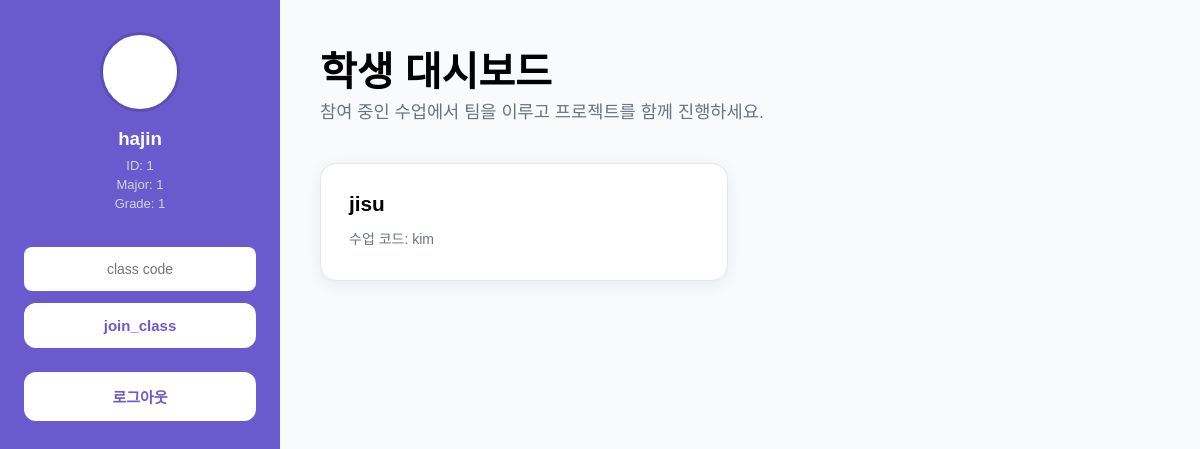
Before: /mainpage_stu (signed in) with the older database file.
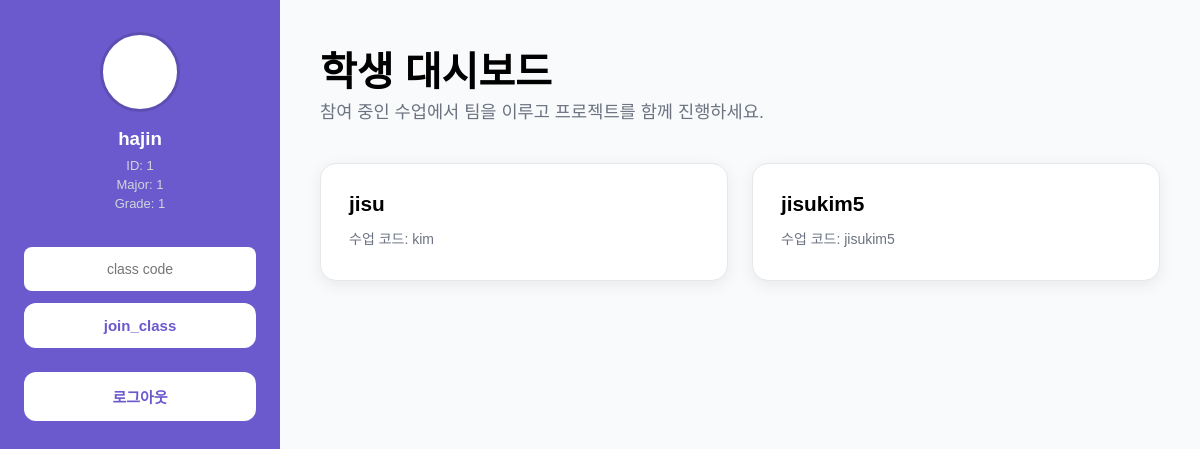
After: the same page with the newer database file.
### tables this page shows
CREATE TABLE "class_info" (
	"class_name"	TEXT NOT NULL,
	"class_code"	TEXT NOT NULL,
	"class_size"	INTEGER NOT NULL,
	"prof_id"	TEXT NOT NULL,
	"current_size"	INTEGER DEFAULT 0,
	PRIMARY KEY("class_code")
);

### main/backend.py (the view)
@app.route('/mainpage_stu')
def mainpage_stu():
        username = session.get("username")
        conn = sqlite3.connect('teample.db')
        cursor = conn.cursor()
        cursor.execute('SELECT class_code FROM class_relationship WHERE username = ?', (username,))
        included_class_codes = cursor.fetchall()
        conn.commit()
        conn.close()
        included_class_info = []
        conn = sqlite3.connect('teample.db')
        cursor = conn.cursor()
        for class_code in included_class_codes:
                cursor.execute('SELECT class_name, class_code, class_size FROM class_info WHERE class_code= ?', (class_code[0],))
                class_info = cursor.fetchone()
                if class_info:
                    included_class_info.append(class_info)
        return render_template("mainpage_stu.html", session=session, included_class_info= included_class_info)

### main/backend.py (called while the page is built)
@app.before_request
def save_logged_in_user():
    username = session.get('username')
    prof_or_stu = session.get('prof_or_stu')
    g.user = None
    if username and prof_or_stu:
        conn = sqlite3.connect('teample.db')
        conn.row_factory = sqlite3.Row
        cursor = conn.cursor()
        if prof_or_stu == 'student':
            cursor.execute('SELECT * FROM signup_info_student WHERE username = ?', (username,))
            g.user = cursor.fetchone()
            conn.close()
        elif prof_or_stu == 'prof':
            cursor.execute('SELECT * FROM signup_info_prof WHERE username = ?', (username,))
            g.user = cursor.fetchone()
            conn.close()

### main/templates/mainpage_stu.html (shortened to what this page needs)
<!DOCTYPE html>
<html>
    <head>
        <link rel="stylesheet" href="{{ url_for('static', filename='mainpage_stu.css') }}" />
    </head>
    <body>
    <div class="container">
        <div class="sidebar">
        <div class="profile">
            <div class="profile-pic"></div>
            <h3>{{session['username']}}</h3>
            <p>ID: {{session['student_number']}}</p>
            <p>Major: {{session['major']}} </p>
            <p>Grade: {{ session['grade']}} </p>
            </div>
            <div class= "join_team">
            <form action="/join_class" method="POST">
                <input placeholder = "class code" type="text" name= "class_code" id="class_code" required>
                <button id="team_button" type="submit" onsubmit="join_class_socket()">join_class</button>
            </form>            </div>
            <div class="logout">
                <button onclick="location.href='/logout'">로그아웃</button>
            </div>
        </div>
        <div class="main-content">
            <div class="page-header">
                <h1>학생 대시보드</h1>
                <p>참여 중인 수업에서 팀을 이루고 프로젝트를 함께 진행하세요.</p>
            </div>
            <div class="class-grid">
                {% if included_class_info %}
                    {% for class in included_class_info %}
                        <form action="/teample_stu" method="POST">
                            <button type="submit">
                                <div class="class-info">
                                    <h3>{{ class[0] }}</h3>
                                    <div class="class-details">
                                        <p>수업 코드: {{ class[1] }}</p>
                                    </div>
                                </div>
                            </button>
                        </form>
                    {% endfor %}
                {% else %}
                    <div class="empty-state">
                        <h3>아직 참여한 수업이 없습니다</h3>
                        <p>교수님께서 제공한 수업 코드로 수업에 참여해보세요!</p>
                    </div>
                {% endif %}
            </div>
        </div>
    </div>
    </body>
</html>

### main/static/mainpage_stu.css (style rules this page uses)
:root { --primary: #6a5acd; --primary-dark: #5d4eb4; --white: #ffffff; --text-light: #f0f0f0; --text-muted: #d1d5db; --bg-light: #f9fafb; --border-color: #e5e7eb; --font-family: 'Noto Sans KR', sans-serif; }
* { margin: 0; padding: 0; box-sizing: border-box; }
body { font-family: var(--font-family); background-color: var(--bg-light); }
.container { display: flex; min-height: 100vh; }
.sidebar { width: 280px; background: var(--primary); padding: 32px 24px; display: flex; flex-direction: column; flex-shrink: 0; }
.profile { text-align: center; margin-bottom: 32px; }
.profile-pic { width: 80px; height: 80px; background: var(--white); border-radius: 50%; margin: 0 auto 16px; border: 3px solid var(--primary-dark); }
.profile h3 { margin: 12px 0 8px; color: var(--white); }
.profile p { margin: 4px 0; font-size: 13px; color: var(--text-muted); }
.join_team { margin-bottom: 24px; }
.join_team input { width: 100%; padding: 14px; border-radius: 8px; border: none; margin-bottom: 12px; text-align: center; font-size: 14px; }
.join_team button { width: 100%; padding: 14px 20px; font-size: 15px; font-weight: 600; color: var(--primary); background: var(--white); border: none; border-radius: 12px; cursor: pointer; transition: all 0.3s ease; }
.logout button { margin-top: auto; width: 100%; padding: 14px 20px; font-size: 15px; font-weight: 600; color: var(--primary); background: var(--white); border: none; border-radius: 12px; cursor: pointer; transition: all 0.3s ease; }
.main-content { flex: 1; padding: 40px; }
.page-header { margin-bottom: 40px; }
.page-header h1 { font-size: 2.5rem; font-weight: 700; }
.page-header p { font-size: 1.1rem; color: #6b7280; }
.class-grid { display: grid; gap: 24px; grid-template-columns: repeat(auto-fill, minmax(320px, 1fr)); }
.class-grid form button { width: 100%; padding: 28px; background: var(--white); border-radius: 16px; box-shadow: 0 4px 16px rgba(0, 0, 0, 0.07); border: 1px solid var(--border-color); cursor: pointer; text-align: left; transition: all 0.3s ease; }
.class-info h3 { font-size: 1.3rem; margin-bottom: 12px; }
.class-details p { font-size: 14px; color: #6b7280; margin: 4px 0; }

Changed rows visible on the page:
added class_info: class_name "jisukim5", class_code "jisukim5"
